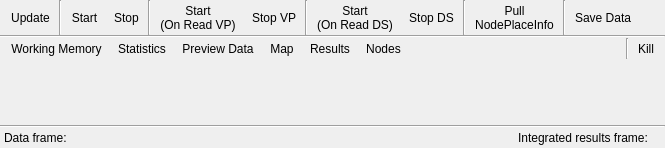
<ui version="4.0" >
 <class>MonitorDialog</class>
 <widget class="QDialog" name="MonitorDialog" >
  <property name="geometry" >
   <rect>
    <x>0</x>
    <y>0</y>
    <width>665</width>
    <height>148</height>
   </rect>
  </property>
  <property name="windowTitle" >
   <string>Place.SA Monitor</string>
  </property>
  <property name="windowIcon" >
   <iconset resource="Monitor.qrc" >:/Monitor/resources/monitor.png</iconset>
  </property>
  <layout class="QVBoxLayout" >
   <property name="spacing" >
    <number>0</number>
   </property>
   <property name="leftMargin" >
    <number>0</number>
   </property>
   <property name="topMargin" >
    <number>0</number>
   </property>
   <property name="rightMargin" >
    <number>0</number>
   </property>
   <property name="bottomMargin" >
    <number>0</number>
   </property>
   <item>
    <widget class="QWidget" native="1" name="widget_3" >
     <layout class="QHBoxLayout" >
      <property name="spacing" >
       <number>2</number>
      </property>
      <property name="leftMargin" >
       <number>4</number>
      </property>
      <property name="topMargin" >
       <number>0</number>
      </property>
      <property name="rightMargin" >
       <number>4</number>
      </property>
      <property name="bottomMargin" >
       <number>0</number>
      </property>
      <item>
       <widget class="QToolButton" name="updateButton" >
        <property name="focusPolicy" >
         <enum>Qt::NoFocus</enum>
        </property>
        <property name="text" >
         <string>Update</string>
        </property>
        <property name="icon" >
         <iconset resource="Monitor.qrc" >:/Monitor/resources/cmd_update_22.png</iconset>
        </property>
        <property name="iconSize" >
         <size>
          <width>22</width>
          <height>22</height>
         </size>
        </property>
        <property name="toolButtonStyle" >
         <enum>Qt::ToolButtonTextUnderIcon</enum>
        </property>
        <property name="autoRaise" >
         <bool>true</bool>
        </property>
       </widget>
      </item>
      <item>
       <widget class="Line" name="line_7" >
        <property name="orientation" >
         <enum>Qt::Vertical</enum>
        </property>
       </widget>
      </item>
      <item>
       <widget class="QToolButton" name="startPlaceButton" >
        <property name="focusPolicy" >
         <enum>Qt::NoFocus</enum>
        </property>
        <property name="text" >
         <string>Start</string>
        </property>
        <property name="icon" >
         <iconset resource="Monitor.qrc" >:/Monitor/resources/cmd_start_22.png</iconset>
        </property>
        <property name="iconSize" >
         <size>
          <width>22</width>
          <height>22</height>
         </size>
        </property>
        <property name="toolButtonStyle" >
         <enum>Qt::ToolButtonTextUnderIcon</enum>
        </property>
        <property name="autoRaise" >
         <bool>true</bool>
        </property>
       </widget>
      </item>
      <item>
       <widget class="QToolButton" name="stopPlaceButton" >
        <property name="focusPolicy" >
         <enum>Qt::NoFocus</enum>
        </property>
        <property name="text" >
         <string>Stop</string>
        </property>
        <property name="icon" >
         <iconset resource="Monitor.qrc" >:/Monitor/resources/cmd_stop_22.png</iconset>
        </property>
        <property name="iconSize" >
         <size>
          <width>22</width>
          <height>22</height>
         </size>
        </property>
        <property name="toolButtonStyle" >
         <enum>Qt::ToolButtonTextUnderIcon</enum>
        </property>
        <property name="autoRaise" >
         <bool>true</bool>
        </property>
       </widget>
      </item>
      <item>
       <widget class="Line" name="line_3" >
        <property name="orientation" >
         <enum>Qt::Vertical</enum>
        </property>
       </widget>
      </item>
      <item>
       <widget class="QToolButton" name="startOnReadVPButton" >
        <property name="focusPolicy" >
         <enum>Qt::NoFocus</enum>
        </property>
        <property name="text" >
         <string>Start
(On Read VP)</string>
        </property>
        <property name="icon" >
         <iconset resource="Monitor.qrc" >:/Monitor/resources/cmd_start_22.png</iconset>
        </property>
        <property name="iconSize" >
         <size>
          <width>22</width>
          <height>22</height>
         </size>
        </property>
        <property name="toolButtonStyle" >
         <enum>Qt::ToolButtonTextUnderIcon</enum>
        </property>
        <property name="autoRaise" >
         <bool>true</bool>
        </property>
       </widget>
      </item>
      <item>
       <widget class="QToolButton" name="stopVPButton" >
        <property name="focusPolicy" >
         <enum>Qt::NoFocus</enum>
        </property>
        <property name="text" >
         <string>Stop VP</string>
        </property>
        <property name="icon" >
         <iconset resource="Monitor.qrc" >:/Monitor/resources/cmd_stop_22.png</iconset>
        </property>
        <property name="iconSize" >
         <size>
          <width>22</width>
          <height>22</height>
         </size>
        </property>
        <property name="toolButtonStyle" >
         <enum>Qt::ToolButtonTextUnderIcon</enum>
        </property>
        <property name="autoRaise" >
         <bool>true</bool>
        </property>
       </widget>
      </item>
      <item>
       <widget class="Line" name="line_6" >
        <property name="orientation" >
         <enum>Qt::Vertical</enum>
        </property>
       </widget>
      </item>
      <item>
       <widget class="QToolButton" name="startOnReadDSButton" >
        <property name="focusPolicy" >
         <enum>Qt::NoFocus</enum>
        </property>
        <property name="text" >
         <string>Start
(On Read DS)</string>
        </property>
        <property name="icon" >
         <iconset resource="Monitor.qrc" >:/Monitor/resources/cmd_start_22.png</iconset>
        </property>
        <property name="iconSize" >
         <size>
          <width>22</width>
          <height>22</height>
         </size>
        </property>
        <property name="toolButtonStyle" >
         <enum>Qt::ToolButtonTextUnderIcon</enum>
        </property>
        <property name="autoRaise" >
         <bool>true</bool>
        </property>
       </widget>
      </item>
      <item>
       <widget class="QToolButton" name="stopDSButton" >
        <property name="focusPolicy" >
         <enum>Qt::NoFocus</enum>
        </property>
        <property name="text" >
         <string>Stop DS</string>
        </property>
        <property name="icon" >
         <iconset resource="Monitor.qrc" >:/Monitor/resources/cmd_stop_22.png</iconset>
        </property>
        <property name="iconSize" >
         <size>
          <width>22</width>
          <height>22</height>
         </size>
        </property>
        <property name="toolButtonStyle" >
         <enum>Qt::ToolButtonTextUnderIcon</enum>
        </property>
        <property name="autoRaise" >
         <bool>true</bool>
        </property>
       </widget>
      </item>
      <item>
       <widget class="Line" name="line_5" >
        <property name="orientation" >
         <enum>Qt::Vertical</enum>
        </property>
       </widget>
      </item>
      <item>
       <widget class="QToolButton" name="pullNodePlaceInfoButton" >
        <property name="focusPolicy" >
         <enum>Qt::NoFocus</enum>
        </property>
        <property name="text" >
         <string>Pull
NodePlaceInfo</string>
        </property>
        <property name="icon" >
         <iconset resource="Monitor.qrc" >:/Monitor/resources/nodes_22.png</iconset>
        </property>
        <property name="iconSize" >
         <size>
          <width>22</width>
          <height>22</height>
         </size>
        </property>
        <property name="toolButtonStyle" >
         <enum>Qt::ToolButtonTextUnderIcon</enum>
        </property>
        <property name="autoRaise" >
         <bool>true</bool>
        </property>
       </widget>
      </item>
      <item>
       <widget class="Line" name="line_8" >
        <property name="orientation" >
         <enum>Qt::Vertical</enum>
        </property>
       </widget>
      </item>
      <item>
       <widget class="QToolButton" name="saveDataButton" >
        <property name="focusPolicy" >
         <enum>Qt::NoFocus</enum>
        </property>
        <property name="text" >
         <string>Save Data</string>
        </property>
        <property name="icon" >
         <iconset resource="Monitor.qrc" >:/Monitor/resources/data_save_22.png</iconset>
        </property>
        <property name="iconSize" >
         <size>
          <width>22</width>
          <height>22</height>
         </size>
        </property>
        <property name="toolButtonStyle" >
         <enum>Qt::ToolButtonTextUnderIcon</enum>
        </property>
        <property name="autoRaise" >
         <bool>true</bool>
        </property>
       </widget>
      </item>
      <item>
       <spacer>
        <property name="orientation" >
         <enum>Qt::Horizontal</enum>
        </property>
        <property name="sizeHint" >
         <size>
          <width>0</width>
          <height>20</height>
         </size>
        </property>
       </spacer>
      </item>
     </layout>
    </widget>
   </item>
   <item>
    <widget class="Line" name="line" >
     <property name="orientation" >
      <enum>Qt::Horizontal</enum>
     </property>
    </widget>
   </item>
   <item>
    <widget class="QWidget" native="1" name="widget" >
     <layout class="QHBoxLayout" >
      <property name="spacing" >
       <number>2</number>
      </property>
      <property name="leftMargin" >
       <number>4</number>
      </property>
      <property name="topMargin" >
       <number>0</number>
      </property>
      <property name="rightMargin" >
       <number>4</number>
      </property>
      <property name="bottomMargin" >
       <number>0</number>
      </property>
      <item>
       <widget class="QToolButton" name="wmButton" >
        <property name="focusPolicy" >
         <enum>Qt::NoFocus</enum>
        </property>
        <property name="text" >
         <string>Working Memory</string>
        </property>
        <property name="icon" >
         <iconset resource="Monitor.qrc" >:/Monitor/resources/wm_22.png</iconset>
        </property>
        <property name="iconSize" >
         <size>
          <width>22</width>
          <height>22</height>
         </size>
        </property>
        <property name="toolButtonStyle" >
         <enum>Qt::ToolButtonTextUnderIcon</enum>
        </property>
        <property name="autoRaise" >
         <bool>true</bool>
        </property>
       </widget>
      </item>
      <item>
       <widget class="QToolButton" name="statsButton" >
        <property name="focusPolicy" >
         <enum>Qt::NoFocus</enum>
        </property>
        <property name="text" >
         <string>Statistics</string>
        </property>
        <property name="icon" >
         <iconset resource="Monitor.qrc" >:/Monitor/resources/stats_22.png</iconset>
        </property>
        <property name="iconSize" >
         <size>
          <width>22</width>
          <height>22</height>
         </size>
        </property>
        <property name="toolButtonStyle" >
         <enum>Qt::ToolButtonTextUnderIcon</enum>
        </property>
        <property name="autoRaise" >
         <bool>true</bool>
        </property>
       </widget>
      </item>
      <item>
       <widget class="QToolButton" name="dataPreviewButton" >
        <property name="focusPolicy" >
         <enum>Qt::NoFocus</enum>
        </property>
        <property name="text" >
         <string>Preview Data</string>
        </property>
        <property name="icon" >
         <iconset resource="Monitor.qrc" >:/Monitor/resources/data_preview_22.png</iconset>
        </property>
        <property name="iconSize" >
         <size>
          <width>22</width>
          <height>22</height>
         </size>
        </property>
        <property name="toolButtonStyle" >
         <enum>Qt::ToolButtonTextUnderIcon</enum>
        </property>
        <property name="autoRaise" >
         <bool>true</bool>
        </property>
       </widget>
      </item>
      <item>
       <widget class="QToolButton" name="mapButton" >
        <property name="focusPolicy" >
         <enum>Qt::NoFocus</enum>
        </property>
        <property name="text" >
         <string>Map</string>
        </property>
        <property name="icon" >
         <iconset resource="Monitor.qrc" >:/Monitor/resources/map_22.png</iconset>
        </property>
        <property name="iconSize" >
         <size>
          <width>22</width>
          <height>22</height>
         </size>
        </property>
        <property name="toolButtonStyle" >
         <enum>Qt::ToolButtonTextUnderIcon</enum>
        </property>
        <property name="autoRaise" >
         <bool>true</bool>
        </property>
       </widget>
      </item>
      <item>
       <widget class="QToolButton" name="resultsButton" >
        <property name="focusPolicy" >
         <enum>Qt::NoFocus</enum>
        </property>
        <property name="text" >
         <string>Results</string>
        </property>
        <property name="icon" >
         <iconset resource="Monitor.qrc" >:/Monitor/resources/results_22.png</iconset>
        </property>
        <property name="iconSize" >
         <size>
          <width>22</width>
          <height>22</height>
         </size>
        </property>
        <property name="toolButtonStyle" >
         <enum>Qt::ToolButtonTextUnderIcon</enum>
        </property>
        <property name="autoRaise" >
         <bool>true</bool>
        </property>
       </widget>
      </item>
      <item>
       <widget class="QToolButton" name="nodesButton" >
        <property name="focusPolicy" >
         <enum>Qt::NoFocus</enum>
        </property>
        <property name="text" >
         <string>Nodes</string>
        </property>
        <property name="icon" >
         <iconset resource="Monitor.qrc" >:/Monitor/resources/nodes_22.png</iconset>
        </property>
        <property name="iconSize" >
         <size>
          <width>22</width>
          <height>22</height>
         </size>
        </property>
        <property name="toolButtonStyle" >
         <enum>Qt::ToolButtonTextUnderIcon</enum>
        </property>
        <property name="autoRaise" >
         <bool>true</bool>
        </property>
       </widget>
      </item>
      <item>
       <spacer>
        <property name="orientation" >
         <enum>Qt::Horizontal</enum>
        </property>
        <property name="sizeHint" >
         <size>
          <width>0</width>
          <height>20</height>
         </size>
        </property>
       </spacer>
      </item>
      <item>
       <widget class="Line" name="line_4" >
        <property name="orientation" >
         <enum>Qt::Vertical</enum>
        </property>
       </widget>
      </item>
      <item>
       <widget class="QToolButton" name="killButton" >
        <property name="focusPolicy" >
         <enum>Qt::NoFocus</enum>
        </property>
        <property name="text" >
         <string>Kill</string>
        </property>
        <property name="icon" >
         <iconset resource="Monitor.qrc" >:/Monitor/resources/exit_22.png</iconset>
        </property>
        <property name="iconSize" >
         <size>
          <width>22</width>
          <height>22</height>
         </size>
        </property>
        <property name="toolButtonStyle" >
         <enum>Qt::ToolButtonTextUnderIcon</enum>
        </property>
        <property name="autoRaise" >
         <bool>true</bool>
        </property>
       </widget>
      </item>
     </layout>
    </widget>
   </item>
   <item>
    <spacer>
     <property name="orientation" >
      <enum>Qt::Vertical</enum>
     </property>
     <property name="sizeHint" >
      <size>
       <width>20</width>
       <height>0</height>
      </size>
     </property>
    </spacer>
   </item>
   <item>
    <widget class="Line" name="line_2" >
     <property name="orientation" >
      <enum>Qt::Horizontal</enum>
     </property>
    </widget>
   </item>
   <item>
    <widget class="QFrame" name="frame" >
     <property name="frameShape" >
      <enum>QFrame::NoFrame</enum>
     </property>
     <property name="frameShadow" >
      <enum>QFrame::Raised</enum>
     </property>
     <property name="midLineWidth" >
      <number>0</number>
     </property>
     <layout class="QHBoxLayout" >
      <property name="spacing" >
       <number>-1</number>
      </property>
      <property name="leftMargin" >
       <number>4</number>
      </property>
      <property name="topMargin" >
       <number>0</number>
      </property>
      <property name="rightMargin" >
       <number>4</number>
      </property>
      <property name="bottomMargin" >
       <number>0</number>
      </property>
      <item>
       <widget class="QLabel" name="label_3" >
        <property name="text" >
         <string>Data frame:</string>
        </property>
       </widget>
      </item>
      <item>
       <widget class="QLabel" name="dataFrameLabel" >
        <property name="text" >
         <string/>
        </property>
       </widget>
      </item>
      <item>
       <spacer>
        <property name="orientation" >
         <enum>Qt::Horizontal</enum>
        </property>
        <property name="sizeHint" >
         <size>
          <width>40</width>
          <height>20</height>
         </size>
        </property>
       </spacer>
      </item>
      <item>
       <widget class="QLabel" name="label" >
        <property name="text" >
         <string>Integrated results frame:</string>
        </property>
       </widget>
      </item>
      <item>
       <widget class="QLabel" name="intgResFrameLabel" >
        <property name="text" >
         <string/>
        </property>
       </widget>
      </item>
     </layout>
    </widget>
   </item>
  </layout>
 </widget>
 <resources>
  <include location="Monitor.qrc" />
 </resources>
 <connections/>
</ui>
